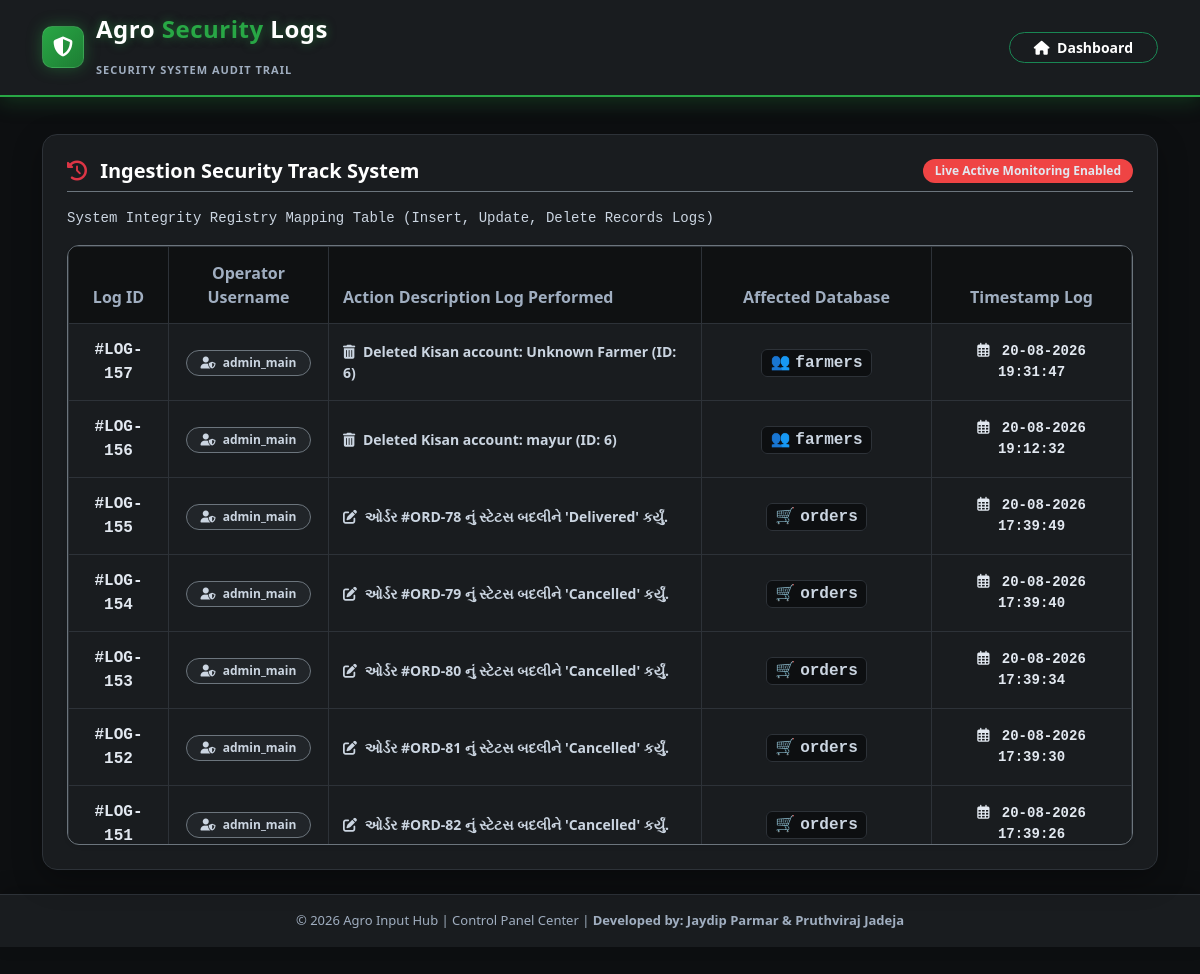
Page /audit_logs.php on the committed database.
### tables this page shows
CREATE TABLE `audit_logs` (
  `log_id` int(11) NOT NULL AUTO_INCREMENT,
  `username` varchar(50) NOT NULL,
  `action_performed` text NOT NULL,
  `table_affected` varchar(50) NOT NULL,
  `action_timestamp` timestamp NOT NULL DEFAULT current_timestamp(),
  PRIMARY KEY (`log_id`)
);

### audit_logs.php (the view, shortened to what this page needs)
<?php
require_once '../config/db_config.php';
try {
    $logs = $conn->query("SELECT * FROM audit_logs ORDER BY log_id DESC")->fetchAll();
} catch (Exception $e) {
    die("ડેટાબેઝ એરર: " . $e->getMessage());
}
?>
<!DOCTYPE html>
<html lang="en">
<head>
    <link href="https://cdn.jsdelivr.net/npm/bootstrap@5.3.0/dist/css/bootstrap.min.css" rel="stylesheet">
    <link rel="stylesheet" href="https://cdnjs.cloudflare.com/ajax/libs/font-awesome/6.4.0/css/all.min.css">
    <link rel="stylesheet" href="https://cdnjs.cloudflare.com/ajax/libs/animate.css/4.1.1/animate.min.css"/>
    <link rel="stylesheet" href="css/style.css">
</head>
<body>
    <nav class="navbar navbar-expand-lg navbar-dark custom-nav py-3 mb-4 shadow-sm fixed-top" style="background-color: #191c1f; border-bottom: 1px solid #2d3238;">
        <div class="container d-flex justify-content-between align-items-center">
            <a href="admin_dashboard.php" class="premium-logo-container">
                <div class="premium-logo-icon-wrapper"><i class="fa-solid fa-shield-halved"></i></div>
                <div class="premium-logo-text-wrapper">
                    <div class="logo-main-text">Agro <span>Security</span> Logs</div>
                    <div class="logo-sub-text">Security System Audit Trail</div>
                </div>
            </a>
            <a href="admin_dashboard.php" class="btn btn-sm btn-outline-success rounded-pill px-4 text-white fw-bold"><i class="fa-solid fa-house me-1"></i> Dashboard</a>
        </div>
    </nav>
    <div class="container my-4 animate__animated animate__fadeIn">
        <div class="card card-custom p-4 shadow-sm mb-4">
            <div class="d-flex justify-content-between align-items-center mb-3 border-bottom border-secondary pb-2">
                <h5 class="fw-bold text-white mb-0">
                    <i class="fa-solid fa-clock-rotate-left text-danger animate__animated animate__pulse animate__infinite d-inline-block me-2"></i> Ingestion Security Track System
                </h5>
                <span class="badge bg-danger px-3 py-2 rounded-pill fw-bold small">Live Active Monitoring Enabled</span>
            </div>
            <p class="text-muted small mb-3 font-monospace">System Integrity Registry Mapping Table (Insert, Update, Delete Records Logs)</p>
            <div class="table-responsive border border-secondary shadow-sm">
                <table class="table table-dark table-hover table-bordered align-middle text-center table-custom-fix mb-0">
                    <thead>
                        <tr>
                            <th style="width: 100px;">Log ID</th>
                            <th style="width: 160px;">Operator Username</th>
                            <th class="text-start">Action Description Log Performed</th>
                            <th style="width: 160px;">Affected Database</th>
                            <th style="width: 200px;">Timestamp Log</th>
                        </tr>
                    </thead>
                    <tbody>
                        <?php if(empty($logs)): ?>
                            <tr><td colspan="5" class="text-muted py-5">No logs registered yet.</td></tr>
                        <?php else: foreach($logs as $l): ?>
                            <tr>
                                <td class="fw-bold text-muted font-monospace">#LOG-<?php echo $l['log_id']; ?></td>
                                <td>
                                    <span class="badge bg-dark border border-secondary text-primary badge-username">
                                        <i class="fa-solid fa-user-shield me-1"></i>
                                        <?php
                                            $username = !empty($l['username']) ? $l['username'] : 'admin_main';
                                            echo htmlspecialchars($username);
                                        ?>
                                    </span>
                                </td>
                                <td class="text-start text-white fw-bold" style="font-size: 14px;">
                                    <?php
                                        $action = htmlspecialchars($l['action_performed']);
                                        if (strpos($action, 'ડીલીટ') !== false || strpos($action, 'Delete') !== false) {
                                            echo '<span class="text-danger"><i class="fa-solid fa-trash-can me-1"></i> ' . $action . '</span>';
                                        } elseif (strpos($action, 'નવી') !== false || strpos($action, 'ઉમેરી') !== false || strpos($action, 'ખોલ્યું') !== false) {
                                            echo '<span class="text-success"><i class="fa-solid fa-circle-plus me-1"></i> ' . $action . '</span>';
                                        } else {
                                            echo '<span class="text-warning"><i class="fa-solid fa-pen-to-square me-1"></i> ' . $action . '</span>';
                                        }
                                    ?>
                                </td>
                                <td>
                                    <?php
                                    $db_table = htmlspecialchars($l['table_affected']);
                                    $icon = "📁";
                                    if ($db_table == 'ledger') { $icon = '📖'; }
                                    elseif ($db_table == 'orders') { $icon = '🛒'; }
                                    elseif ($db_table == 'bills') { $icon = '🧾'; }
                                    elseif ($db_table == 'products') { $icon = '📦'; }
                                    elseif ($db_table == 'farmers') { $icon = '👥'; }
                                    ?>
                                    <span class="code-table">
                                        <span style="margin-right: 5px;"><?php echo $icon; ?></span><?php echo $db_table; ?>
                                    </span>
                                </td>
                                <td class="small text-muted font-monospace fw-bold">
                                    <i class="fa-regular fa-calendar-days me-1"></i>
                                    <?php echo date('d-m-Y H:i:s', strtotime($l['action_timestamp'])); ?>
                                </td>
                            </tr>
                        <?php endforeach; endif; ?>
                    </tbody>
                </table>
            </div>
        </div>
    </div>
    <footer class="text-center py-3 fixed-bottom-footer">
        &copy; 2026 Agro Input Hub | Control Panel Center | <b>Developed by: Jaydip Parmar & Pruthviraj Jadeja </b>
    </footer>
</body>
</html>

### style.css (style rules this page uses)
:root { --bg-main: #0d0f11; --bg-card: #191c1f; --bg-darker: #0f1112; --text-white: #ffffff; --text-muted: #a0aec0; --primary-green: #28a745; --gradient-green: linear-gradient(135deg, #1e7e34, #198754); --border-color: #2d3238; }
body { background-color: var(--bg-main) !important; color: #e2e8f0 !important; font-family: 'Segoe UI', system-ui, -apple-system, sans-serif; transition: background-color 0.3s ease; }
.premium-logo-container { display: flex; align-items: center; text-decoration: none !important; gap: 12px; }
.premium-logo-icon-wrapper { width: 42px; height: 42px; background: linear-gradient(135deg, #28a745, #1e7e34); border-radius: 10px; display: flex; align-items: center; justify-content: center; color: #ffffff; font-size: 20px; box-shadow: 0 0 15px rgba(40, 167, 69, 0.4); border: 1px solid rgba(255, 255, 255, 0.1); }
.premium-logo-text-wrapper .logo-main-text { font-size: 20px; font-weight: 800; color: #ffffff; line-height: 1.1; letter-spacing: 0.5px; }
.premium-logo-text-wrapper .logo-main-text span { color: var(--primary-green); }
.premium-logo-text-wrapper .logo-sub-text { font-size: 11px; color: var(--text-muted); font-weight: 600; letter-spacing: 1px; text-transform: uppercase; }
.card-custom { background: var(--bg-card) !important; border: 1px solid var(--border-color) !important; border-radius: 15px !important; box-shadow: 0 10px 30px rgba(0, 0, 0, 0.3) !important; }
.table-responsive { border-radius: 12px; border: 1px solid var(--border-color); }
.fixed-bottom-footer { background-color: var(--bg-card); border-top: 1px solid var(--border-color); color: var(--text-muted); font-size: 13px; z-index: 1030; box-shadow: 0 -5px 20px rgba(0,0,0,0.2); }
.card-custom label, .card-custom .small { color: #e2e8f0 !important; font-weight: 600 !important; }
.navbar.custom-nav.fixed-top { background-color: #191c1f !important; border-bottom: 2px solid #28a745 !important; box-shadow: 0 4px 20px rgba(40, 167, 69, 0.25) !important; transition: all 0.3s ease; }
.table-custom-fix, .table-bordered, .table-custom-fix th, .table-custom-fix td { border: 1px solid #454d55 !important; }
.table-custom-fix td, .table-custom-fix td strong, .table-custom-fix td span, .table-custom-fix .text-muted-custom { color: #cbd5e1 !important; opacity: 1 !important; }
.table-custom-fix td.font-monospace { color: #e2e8f0 !important; font-weight: 600 !important; }
.card-custom small, .card-custom small.text-muted, .card-custom span.text-muted, .card-custom .text-muted { color: #cbd5e1 !important; opacity: 1 !important; font-weight: 500 !important; }
.table-custom-fix th, .table-custom-fix td { border: 1px solid #2d3238 !important; padding: 14px !important; color: #e2e8f0 !important; }
.table-custom-fix th { background-color: #0f1112 !important; color: #a0aec0 !important; font-weight: 700; }
.badge.bg-danger { background-color: #ef4444 !important; padding: 6px 12px !important; border-radius: 20px !important; font-weight: 600 !important; }
.logo-main-text { font-size: 24px !important; font-weight: 800 !important; color: #ffffff !important; background: transparent !important; text-shadow: 0 0 10px rgba(40, 167, 69, 0.5); margin-bottom: 20px; letter-spacing: 1px; }
.logo-main-text { font-size: 24px !important; font-weight: 800 !important; color: #ffffff !important; text-shadow: 0 0 10px rgba(40, 167, 69, 0.5); letter-spacing: 1px; }
.text-muted, label { color: #e2e8f0 !important; font-weight: 700 !important; opacity: 1 !important; }

### audit_logs.php (style rules this page uses)
body { background-color: #0d0f11; color: #e2e8f0; font-family: 'Segoe UI', system-ui, sans-serif; padding-bottom: 80px; padding-top: 110px; }
.card-custom { background: #191c1f !important; border: 1px solid #2d3238 !important; border-radius: 15px !important; box-shadow: 0 10px 30px rgba(0,0,0,0.3) !important; }
.table-responsive { max-height: 600px; overflow-y: auto; border-radius: 12px; }
.table-custom-fix th { background-color: #0f1112 !important; color: #a0aec0 !important; border-color: #2d3238 !important; font-weight: 600; position: sticky; top: 0; z-index: 10; }
.table-custom-fix td { background-color: transparent !important; color: #ffffff !important; border-color: #2d3238 !important; vertical-align: middle; }
.badge-username { font-size: 12px; font-weight: 700; padding: 6px 14px; border-radius: 30px; }
.code-table { font-family: 'Courier New', monospace; font-weight: 700; padding: 4px 8px; background-color: #0d0f11; border: 1px solid #2d3238; border-radius: 6px; color: #38bdf8; }

### rows in the picture
audit_logs: log_id "157", username "admin_main", action_performed "Deleted Kisan account: Unknown Farmer (ID: 6)", table_affected "👥", table_affected "farmers", action_timestamp "20-08-2026 19:31:47"
audit_logs: log_id "156", username "admin_main", action_performed "Deleted Kisan account: mayur (ID: 6)", table_affected "👥", table_affected "farmers", action_timestamp "20-08-2026 19:12:32"
audit_logs: log_id "155", username "admin_main", action_performed "ઓર્ડર #ORD-78 નું સ્ટેટસ બદલીને 'Delivered' કર્યું.", table_affected "🛒", table_affected "orders", action_timestamp "20-08-2026 17:39:49"
audit_logs: log_id "154", username "admin_main", action_performed "ઓર્ડર #ORD-79 નું સ્ટેટસ બદલીને 'Cancelled' કર્યું.", table_affected "🛒", table_affected "orders", action_timestamp "20-08-2026 17:39:40"
audit_logs: log_id "153", username "admin_main", action_performed "ઓર્ડર #ORD-80 નું સ્ટેટસ બદલીને 'Cancelled' કર્યું.", table_affected "🛒", table_affected "orders", action_timestamp "20-08-2026 17:39:34"
audit_logs: log_id "152", username "admin_main", action_performed "ઓર્ડર #ORD-81 નું સ્ટેટસ બદલીને 'Cancelled' કર્યું.", table_affected "🛒", table_affected "orders", action_timestamp "20-08-2026 17:39:30"
audit_logs: log_id "151", username "admin_main", action_performed "ઓર્ડર #ORD-82 નું સ્ટેટસ બદલીને 'Cancelled' કર્યું.", table_affected "🛒", table_affected "orders", action_timestamp "20-08-2026 17:39:26"
